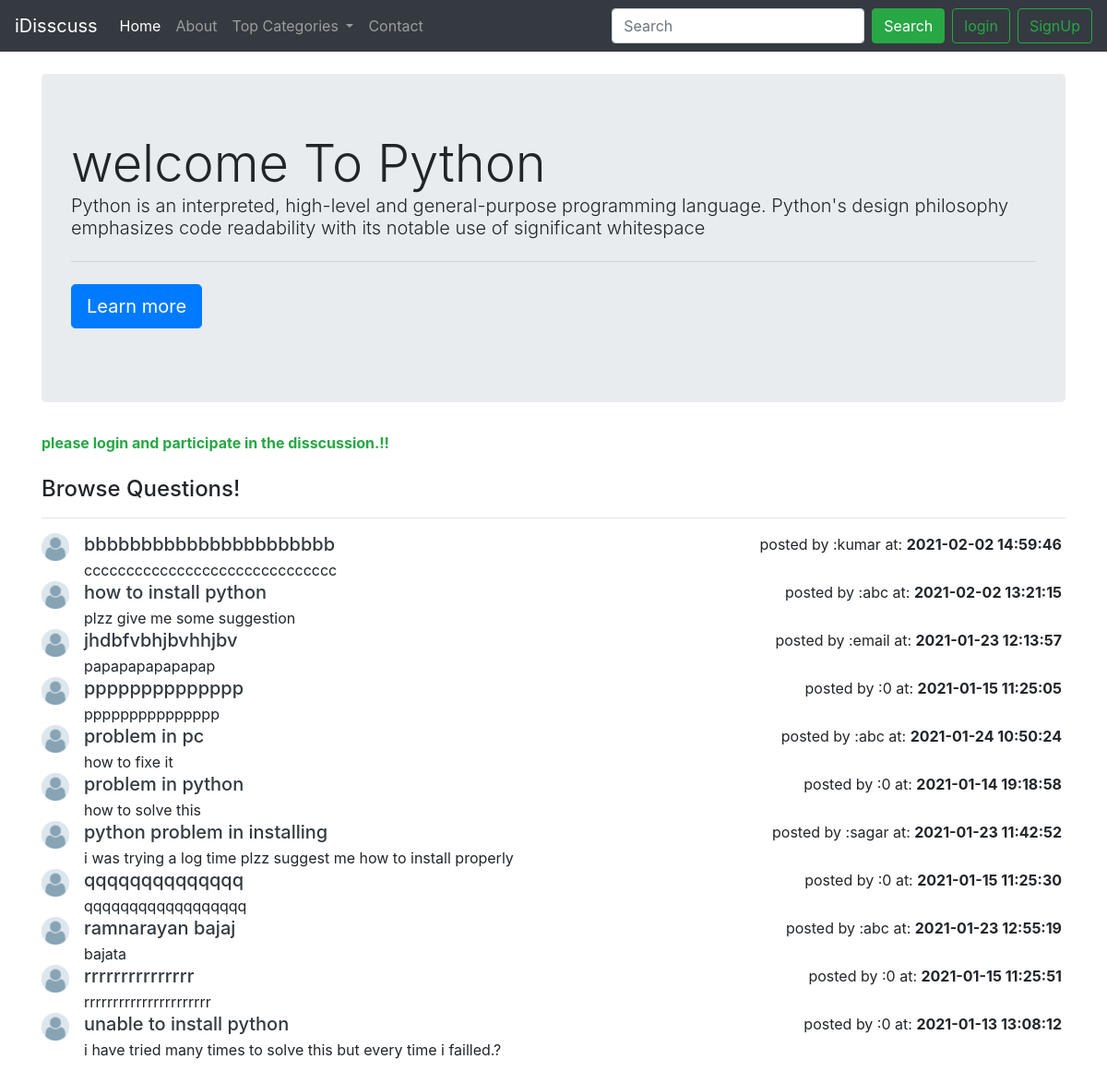
Screenshot of /Threadlist.php?catid=1 with the database file from the repository.
### tables this page shows
CREATE TABLE `catetories` (
  `categories_id` int(8) NOT NULL,
  `categories_name` text NOT NULL,
  `categories_descr.` varchar(255) NOT NULL,
  `created` datetime NOT NULL
);

CREATE TABLE `thread` (
  `thread_id` int(7) NOT NULL,
  `thread_title` varchar(255) NOT NULL,
  `thread_desc` varchar(255) NOT NULL,
  `T_username` varchar(20) NOT NULL,
  `categories_id` int(7) NOT NULL,
  `tread_time` datetime NOT NULL DEFAULT current_timestamp()
);

### Threadlist.php (the view, shortened to what this page needs)
<!doctype html>
<html lang="en">
<head>
    <link rel="stylesheet" href="https://maxcdn.bootstrapcdn.com/bootstrap/4.0.0/css/bootstrap.min.css"
>
</head>
<body>
    <?php include 'partials/_header.php'; ?>
    <?php include 'partials/_dbconnect.php'?>
    <?php
$catid=$_GET['catid'];
$sql = "SELECT*FROM `catetories` WHERE categories_id=$catid ";
$result =mysqli_query($conn,$sql);
while($rows=mysqli_fetch_assoc($result))
{
    $c_name =$rows['categories_name'];
    $desc =$rows['categories_descr.'];
}
?>
    <?php
$catid=$_GET['catid'];
?>
    <div class="container my-4">
        <div class="jumbotron">
            <h1 class="display-4">welcome To <?php echo $c_name?><forum</h1>
            <p class="lead"><?php echo $desc?></p>
            <hr class="my-4">
            <p class="lead">
                <a class="btn btn-primary btn-lg" href="#" role="button">Learn more</a>
            </p>
        </div>
    </div>
    <div class="container my-4">
        <?php
        if(isset($_SESSION['loggedin']) && $_SESSION['loggedin']==true)
        {
            echo ' <h4>Start Discussion</h4>';
echo
      ' <form action= '.$_SERVER['REQUEST_URI'].' method="POST">
            <div class="form-group">
                <label for="problem">Proble/title</label>
                <input type="text" class="form-control" id="problem" name="problem" aria-describedby="emailHelp"
                    placeholder="type problem/title">
            </div>
            <div class="form-group">
                <label for="disciption">problem/Disciption</label>
                <input type="text" class="form-control" id="disciption" name="disciption" placeholder="disciption">
                <small class="form-text text-muted">Eleborate your problem in short as posible</small>
            </div>
            <button type="submit" class="btn btn-success">Submit</button>
        </form>';
    }
    else{
        echo '<p class="text-success"><b>please login and participate in the disscussion.!!</b></p>';
    }
        ?>
    </div>
    <div class="container my-4">
        <h4>Browse Questions!</h4>
        <hr>
        <?php
    $sql = "SELECT*FROM `thread` WHERE categories_id= $catid";
    $result =mysqli_query($conn,$sql);
    while($rows=mysqli_fetch_assoc($result))
    {
        $name =$rows['thread_title'];
        $desc=$rows['thread_desc'];
        $tid = $rows['thread_id'];
        $time=$rows['tread_time'];
        $t_u_name=$rows['T_username'];
      echo '  <ul class="list-unstyled">
            <li class="media">
                <img class="mr-3" src="user_image/user1.png" width="30" height="30" alt="Generic placeholder image">
                <div class="media-body">
                    <h5 class="mt-0 mb-1"><a class="text-dark" href="thread.php?tid='.$tid.'">'.$name.' </a></h5>
                   '.$desc.'
                </div>
                <div class="mr-1"><p class="mr-0"> posted by :'.$t_u_name.' at: <b>   '.$time.'</b></p></div>
            </li>
            ';
        }
            ?>
        </ul>
    </div>
</body>
</html>

### rows the page displays
catetories: categories_name "Python", value "Python is an interpreted, high-level and general-purpose programming language. Python's design philosophy emphasizes code readability with its notable use of significant whitespace"
thread: thread_title "bbbbbbbbbbbbbbbbbbbbbb", thread_desc "cccccccccccccccccccccccccccccc", T_username "kumar", tread_time "2021-02-02 14:59:46"
thread: thread_title "how to install python", thread_desc "plzz give me some suggestion", T_username "abc", tread_time "2021-02-02 13:21:15"
thread: thread_title "jhdbfvbhjbvhhjbv", thread_desc "papapapapapapap", T_username "email", tread_time "2021-01-23 12:13:57"
thread: thread_title "pppppppppppppp", thread_desc "ppppppppppppppp", T_username "0", tread_time "2021-01-15 11:25:05"
thread: thread_title "problem in pc", thread_desc "how to fixe it", T_username "abc", tread_time "2021-01-24 10:50:24"
thread: thread_title "problem in python", thread_desc "how to solve this", T_username "0", tread_time "2021-01-14 19:18:58"
thread: thread_title "python problem in installing", thread_desc "i was trying a log time plzz suggest me how to install properly", T_username "sagar", tread_time "2021-01-23 11:42:52"
thread: thread_title "qqqqqqqqqqqqqq", thread_desc "qqqqqqqqqqqqqqqqqq", T_username "0", tread_time "2021-01-15 11:25:30"
thread: thread_title "ramnarayan bajaj", thread_desc "bajata", T_username "abc", tread_time "2021-01-23 12:55:19"
thread: thread_title "rrrrrrrrrrrrrrr", thread_desc "rrrrrrrrrrrrrrrrrrrrrr", T_username "0", tread_time "2021-01-15 11:25:51"
thread: thread_title "unable to install python", thread_desc "i have tried many times to solve this but every time i failled.?", T_username "0", tread_time "2021-01-13 13:08:12"
